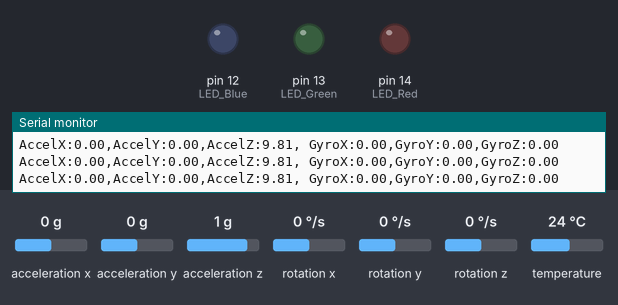
Simulated run of this sketch. Board: Arduino Leonardo, built with avr-gcc and run on an emulated ATmega32U4. Shown: output pins drawn as LEDs (lit = HIGH), the last lines printed to the serial monitor. The inputs (shaded band) are chosen by the test bench; at power-on: acceleration x 0 g, acceleration y 0 g, acceleration z 1 g, rotation x 0 °/s, rotation y 0 °/s, rotation z 0 °/s, temperature 24 °C.

Above: at 1.3 s.
1.4 s: acceleration x set to -0.4 g
At 1.7 s:
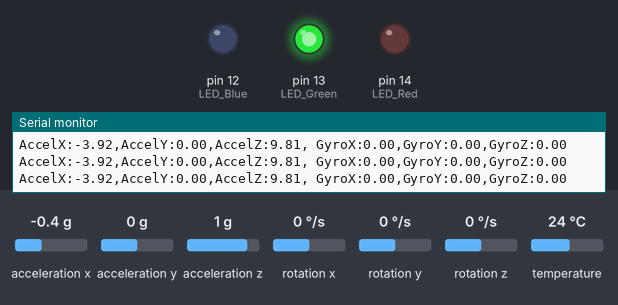
2.9 s: acceleration y set to 0.4 g
At 3.9 s:
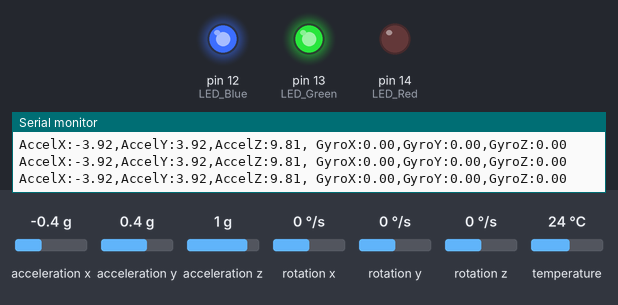
4.4 s: acceleration x set to 0 g
At 4.9 s:
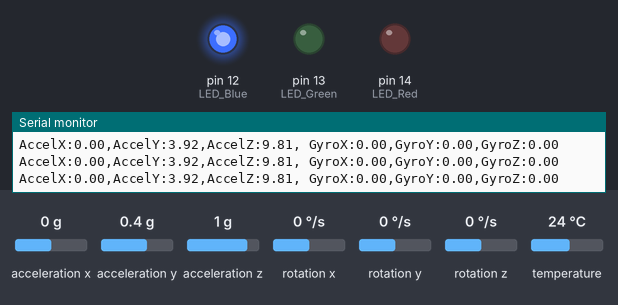
5.9 s: acceleration x set to 0.4 g
At 6.4 s:
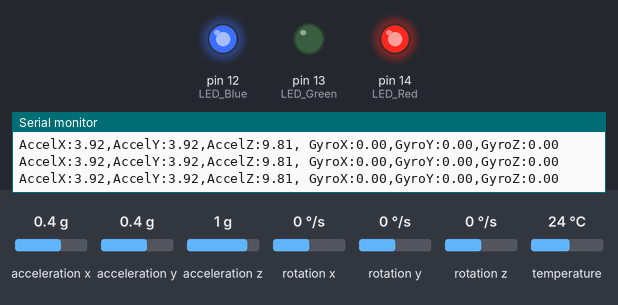
7.4 s: acceleration y set to 0 g
At 8.5 s:
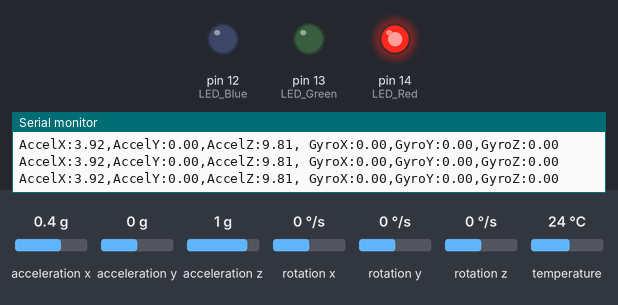
8.9 s: acceleration x set to -1.4 g
At 9.4 s:
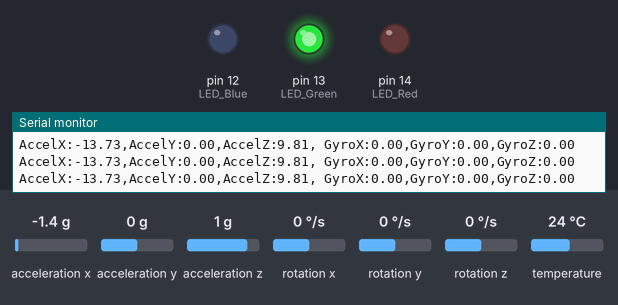
Timing chart, 0 to 11.4 s (numbered marks = the images above; inputs shaded):
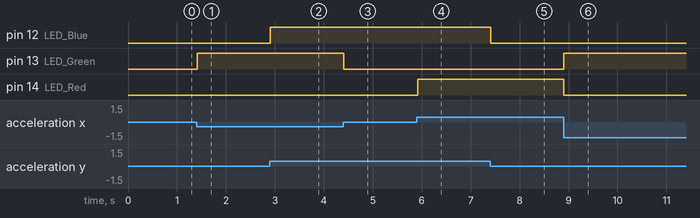

Measured:
- the behaviour switches between -0.2 and -0.3 g on acceleration x (found by bisection; images 0 and 1)
- the behaviour switches between 0.2 and 0.3 g on acceleration y (found by bisection; images 1 and 2)
- the behaviour switches between 0.2 and 0.3 g on acceleration x (found by bisection; images 3 and 4)
- after the input at 1.4 s, pin 13 (LED_Green): LOW → HIGH at once
- after the input at 2.9 s, pin 12 (LED_Blue): LOW → HIGH at once
- after the input at 4.4 s, pin 13 (LED_Green): HIGH → LOW at once
- after the input at 5.9 s, pin 14 (LED_Red): LOW → HIGH at once
- after the input at 7.4 s, pin 12 (LED_Blue): HIGH → LOW at once
- after the input at 8.9 s, pin 13 (LED_Green): LOW → HIGH at once; pin 14 (LED_Red): HIGH → LOW at once

The sketch:

20_MPU6050_LED.ino
```cpp
// Basic demo for accelerometer readings from Adafruit MPU6050

#include <Adafruit_MPU6050.h>
#include <Adafruit_Sensor.h>
#include <Wire.h>

const byte LED_Red = 14;
const byte LED_Blue = 12;
const byte LED_Green = 13;

Adafruit_MPU6050 mpu;

void setup(void) {
  Serial.begin(115200);
  while (!Serial) {
    delay(10); // will pause Zero, Leonardo, etc until serial console opens
  }

  // Try to initialize!
  if (!mpu.begin()) {
    Serial.println("Failed to find MPU6050 chip");
    while (1) {
      delay(10);
    }
  }

  mpu.setAccelerometerRange(MPU6050_RANGE_16_G);
  mpu.setGyroRange(MPU6050_RANGE_250_DEG);
  mpu.setFilterBandwidth(MPU6050_BAND_21_HZ);
  Serial.println("");
  delay(100);

  pinMode(LED_Red, OUTPUT);
  pinMode(LED_Blue, OUTPUT);
  pinMode(LED_Green, OUTPUT);

  digitalWrite(LED_Green, LOW);
  digitalWrite(LED_Blue, LOW);
  digitalWrite(LED_Red, LOW);
}

void loop() {

  /* Get new sensor events with the readings */
  sensors_event_t a, g, temp;
  mpu.getEvent(&a, &g, &temp);

  /* Print out the values */
  Serial.print("AccelX:");
  Serial.print(a.acceleration.x);

  if (a.acceleration.x > 2){
    digitalWrite(LED_Red, HIGH);
  }

  else  {
    digitalWrite(LED_Red, LOW);
  }

  if (a.acceleration.x <-2){
    digitalWrite(LED_Green, HIGH);
  }

  else  {
    digitalWrite(LED_Green, LOW);
  }
  Serial.print(",");
  Serial.print("AccelY:");
  Serial.print(a.acceleration.y);

  if (a.acceleration.y > 2 || a.acceleration.y <-2 ){
    digitalWrite(LED_Blue, HIGH);
  }

  else  {
    digitalWrite(LED_Blue, LOW);
  }


  Serial.print(",");
  Serial.print("AccelZ:");
  Serial.print(a.acceleration.z);
  Serial.print(", ");
  Serial.print("GyroX:");
  Serial.print(g.gyro.x);
  Serial.print(",");
  Serial.print("GyroY:");
  Serial.print(g.gyro.y);
  Serial.print(",");
  Serial.print("GyroZ:");
  Serial.print(g.gyro.z);
  Serial.println("");

  delay(10);
}
```
